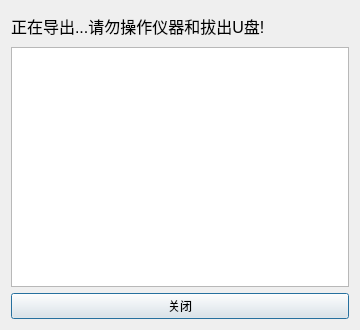
<?xml version="1.0" encoding="UTF-8"?>
<ui version="4.0">
 <class>exportDetailDialog</class>
 <widget class="QDialog" name="exportDetailDialog">
  <property name="geometry">
   <rect>
    <x>0</x>
    <y>0</y>
    <width>360</width>
    <height>330</height>
   </rect>
  </property>
  <property name="windowTitle">
   <string>Dialog</string>
  </property>
  <layout class="QGridLayout" name="gridLayout">
   <item row="0" column="0">
    <layout class="QVBoxLayout" name="verticalLayout">
     <item>
      <widget class="QLabel" name="label">
       <property name="minimumSize">
        <size>
         <width>0</width>
         <height>30</height>
        </size>
       </property>
       <property name="sizeIncrement">
        <size>
         <width>0</width>
         <height>60</height>
        </size>
       </property>
       <property name="font">
        <font>
         <pointsize>12</pointsize>
        </font>
       </property>
       <property name="text">
        <string>正在导出...请勿操作仪器和拔出U盘!</string>
       </property>
      </widget>
     </item>
     <item>
      <widget class="QTextBrowser" name="textBrowser">
       <property name="styleSheet">
        <string notr="true"/>
       </property>
       <property name="html">
        <string>&lt;!DOCTYPE HTML PUBLIC &quot;-//W3C//DTD HTML 4.0//EN&quot; &quot;http://www.w3.org/TR/REC-html40/strict.dtd&quot;&gt;
&lt;html&gt;&lt;head&gt;&lt;meta name=&quot;qrichtext&quot; content=&quot;1&quot; /&gt;&lt;style type=&quot;text/css&quot;&gt;
p, li { white-space: pre-wrap; }
&lt;/style&gt;&lt;/head&gt;&lt;body style=&quot; font-family:'Sans Serif'; font-size:9pt; font-weight:400; font-style:normal;&quot;&gt;
&lt;p style=&quot;-qt-paragraph-type:empty; margin-top:0px; margin-bottom:0px; margin-left:0px; margin-right:0px; -qt-block-indent:0; text-indent:0px;&quot;&gt;&lt;br /&gt;&lt;/p&gt;&lt;/body&gt;&lt;/html&gt;</string>
       </property>
      </widget>
     </item>
    </layout>
   </item>
   <item row="1" column="0">
    <widget class="QPushButton" name="pb_close">
     <property name="text">
      <string>关闭</string>
     </property>
    </widget>
   </item>
  </layout>
 </widget>
 <resources/>
 <connections/>
</ui>
